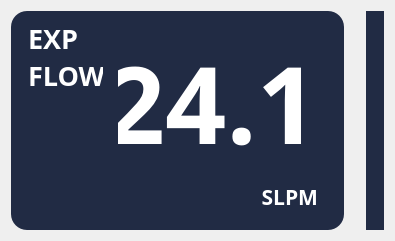
     <widget class="QWidget" name="graph2_widget" native="true">
      <layout class="QHBoxLayout" name="graph2_widget_HL">
       <item>
        <widget class="QWidget" name="graph2_label_widget" native="true">
         <property name="sizePolicy">
          <sizepolicy hsizetype="Maximum" vsizetype="Preferred">
           <horstretch>0</horstretch>
           <verstretch>0</verstretch>
          </sizepolicy>
         </property>
         <property name="styleSheet">
          <string notr="true">background-color: rgb(33, 43, 68);
color: rgb(255, 255, 255);
border-radius: 16px;</string>
         </property>
         <layout class="QHBoxLayout" name="graph2_label_widget_HL">
          <item>
           <spacer name="graph2_label_widget_HS_L">
            <property name="orientation">
             <enum>Qt::Horizontal</enum>
            </property>
            <property name="sizeType">
             <enum>QSizePolicy::Fixed</enum>
            </property>
            <property name="sizeHint" stdset="0">
             <size>
              <width>8</width>
              <height>20</height>
             </size>
            </property>
           </spacer>
          </item>
          <item>
           <widget class="QLabel" name="graph2_label">
            <property name="sizePolicy">
             <sizepolicy hsizetype="Fixed" vsizetype="Preferred">
              <horstretch>0</horstretch>
              <verstretch>0</verstretch>
             </sizepolicy>
            </property>
            <property name="minimumSize">
             <size>
              <width>75</width>
              <height>0</height>
             </size>
            </property>
            <property name="maximumSize">
             <size>
              <width>75</width>
              <height>16777215</height>
             </size>
            </property>
            <property name="font">
             <font>
              <family>Barlow SemiBold</family>
              <pointsize>20</pointsize>
              <weight>75</weight>
              <bold>true</bold>
             </font>
            </property>
            <property name="text">
             <string>EXP
FLOW</string>
            </property>
            <property name="alignment">
             <set>Qt::AlignLeading|Qt::AlignLeft|Qt::AlignTop</set>
            </property>
           </widget>
          </item>
          <item>
           <widget class="QWidget" name="graph2_value_widget" native="true">
            <property name="minimumSize">
             <size>
              <width>100</width>
              <height>0</height>
             </size>
            </property>
            <layout class="QVBoxLayout" name="graph2_value_widget_VL">
             <item>
              <widget class="QLabel" name="graph2_value">
               <property name="sizePolicy">
                <sizepolicy hsizetype="Fixed" vsizetype="Preferred">
                 <horstretch>0</horstretch>
                 <verstretch>0</verstretch>
                </sizepolicy>
               </property>
               <property name="minimumSize">
                <size>
                 <width>200</width>
                 <height>0</height>
                </size>
               </property>
               <property name="maximumSize">
                <size>
                 <width>200</width>
                 <height>16777215</height>
                </size>
               </property>
               <property name="font">
                <font>
                 <family>Barlow SemiBold</family>
                 <pointsize>80</pointsize>
                 <weight>75</weight>
                 <bold>true</bold>
                </font>
               </property>
               <property name="text">
                <string>24.1</string>
               </property>
               <property name="alignment">
                <set>Qt::AlignRight|Qt::AlignTrailing|Qt::AlignVCenter</set>
               </property>
              </widget>
             </item>
             <item>
              <widget class="QLabel" name="graph2_units">
               <property name="sizePolicy">
                <sizepolicy hsizetype="Preferred" vsizetype="Maximum">
                 <horstretch>0</horstretch>
                 <verstretch>0</verstretch>
                </sizepolicy>
               </property>
               <property name="font">
                <font>
                 <family>Barlow SemiBold</family>
                 <pointsize>16</pointsize>
                 <weight>75</weight>
                 <bold>true</bold>
                </font>
               </property>
               <property name="text">
                <string>SLPM</string>
               </property>
               <property name="alignment">
                <set>Qt::AlignRight|Qt::AlignTrailing|Qt::AlignVCenter</set>
               </property>
              </widget>
             </item>
            </layout>
           </widget>
          </item>
          <item>
           <spacer name="graph2_label_widget_HS_R">
            <property name="orientation">
             <enum>Qt::Horizontal</enum>
            </property>
            <property name="sizeType">
             <enum>QSizePolicy::Fixed</enum>
            </property>
            <property name="sizeHint" stdset="0">
             <size>
              <width>8</width>
              <height>20</height>
             </size>
            </property>
           </spacer>
          </item>
         </layout>
        </widget>
       </item>
       <item>
        <spacer name="graph2_widget_HS">
         <property name="orientation">
          <enum>Qt::Horizontal</enum>
         </property>
         <property name="sizeType">
          <enum>QSizePolicy::Fixed</enum>
         </property>
         <property name="sizeHint" stdset="0">
          <size>
           <width>16</width>
           <height>20</height>
          </size>
         </property>
        </spacer>
       </item>
       <item>
        <widget class="QWidget" name="graph2_window" native="true">
         <property name="styleSheet">
          <string notr="true">background-color: rgb(33, 43, 68);
color: rgb(255, 255, 255);
border-radius: 16px;
</string>
         </property>
         <layout class="QHBoxLayout" name="graph2_window_HL">
          <item>
           <widget class="QWidget" name="graph2" native="true"/>
          </item>
         </layout>
        </widget>
       </item>
      </layout>
     </widget>
